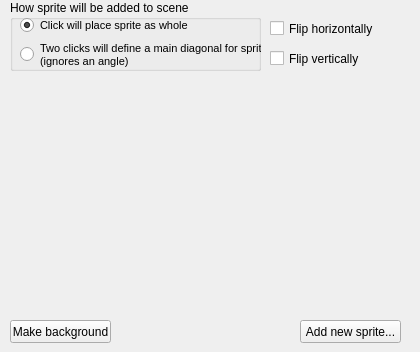
      <widget class="QWidget" name="tab_sprite">
       <attribute name="title">
        <string>Sprite</string>
       </attribute>
       <widget class="gui::resourcetreewidget::ResourceTreeWidget" name="rtwSpriteSprite" native="true">
        <property name="geometry">
         <rect>
          <x>10</x>
          <y>80</y>
          <width>391</width>
          <height>231</height>
         </rect>
        </property>
       </widget>
       <widget class="QPushButton" name="btnSpriteMakeBackground">
        <property name="geometry">
         <rect>
          <x>10</x>
          <y>320</y>
          <width>101</width>
          <height>23</height>
         </rect>
        </property>
        <property name="text">
         <string>Make background</string>
        </property>
       </widget>
       <widget class="QPushButton" name="btnSpriteAdd">
        <property name="geometry">
         <rect>
          <x>300</x>
          <y>320</y>
          <width>101</width>
          <height>23</height>
         </rect>
        </property>
        <property name="text">
         <string>Add new sprite...</string>
        </property>
       </widget>
       <widget class="QGroupBox" name="grpSpriteAddBehaviour">
        <property name="geometry">
         <rect>
          <x>10</x>
          <y>0</y>
          <width>251</width>
          <height>71</height>
         </rect>
        </property>
        <property name="title">
         <string>How sprite will be added to scene</string>
        </property>
        <widget class="QRadioButton" name="rbPlaceAndRotate">
         <property name="geometry">
          <rect>
           <x>10</x>
           <y>17</y>
           <width>221</width>
           <height>17</height>
          </rect>
         </property>
         <property name="font">
          <font>
           <pointsize>8</pointsize>
          </font>
         </property>
         <property name="text">
          <string>Click will place sprite as whole</string>
         </property>
         <property name="checked">
          <bool>true</bool>
         </property>
        </widget>
        <widget class="QRadioButton" name="rbTwoClicksPlaces">
         <property name="geometry">
          <rect>
           <x>10</x>
           <y>39</y>
           <width>291</width>
           <height>31</height>
          </rect>
         </property>
         <property name="font">
          <font>
           <pointsize>8</pointsize>
          </font>
         </property>
         <property name="text">
          <string>Two clicks will define a main diagonal for sprite 
(ignores an angle)</string>
         </property>
        </widget>
       </widget>
       <widget class="QCheckBox" name="cbFlipX">
        <property name="geometry">
         <rect>
          <x>270</x>
          <y>20</y>
          <width>141</width>
          <height>17</height>
         </rect>
        </property>
        <property name="text">
         <string>Flip horizontally</string>
        </property>
       </widget>
       <widget class="QCheckBox" name="cbFlipY">
        <property name="geometry">
         <rect>
          <x>270</x>
          <y>50</y>
          <width>131</width>
          <height>17</height>
         </rect>
        </property>
        <property name="text">
         <string>Flip vertically</string>
        </property>
       </widget>
      </widget>
